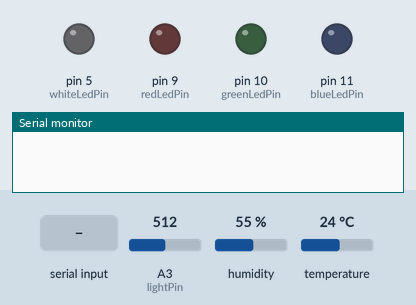
Recording of a sketch running on a simulated Arduino Uno, built with avr-gcc and run on an emulated ATmega328P. Shown: output pins drawn as LEDs (lit = HIGH), the last lines printed to the serial monitor. Inputs (shaded band) come from the test bench; at power-on: A3 (lightPin) = 512, humidity 55 %, temperature 24 °C.

Above: at 1.2 s.
1.3 s: "RED_LED:1\n" received over Serial
At 2.6 s:
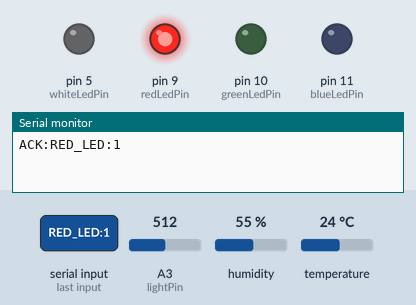
2.9 s: "WHITE_LED:1\n" received over Serial
At 3.7 s:
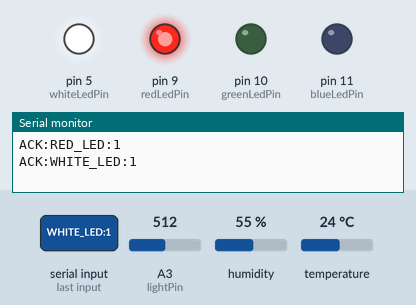
4.5 s: "GREEN_LED:1\n" received over Serial
At 5.8 s:
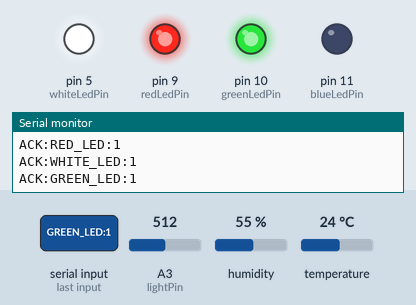
6.1 s: "BLUE_LED:1\n" received over Serial
At 6.8 s:
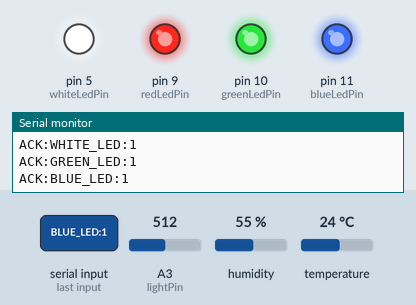
7.7 s: "RED_LED:0\n" received over Serial
At 8.7 s:
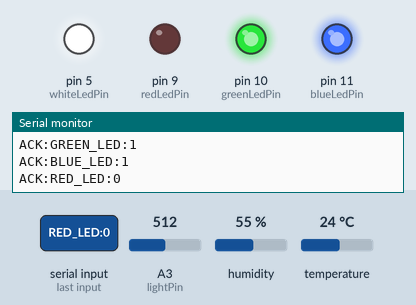
9.3 s: "WHITE_LED:0\n" received over Serial
At 9.7 s:
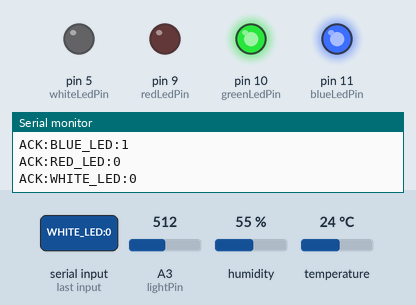
Timing chart, 0 to 11.9 s (numbered marks = the images above; inputs shaded):
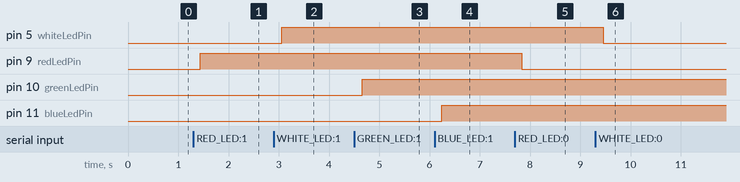

Measured:
- after the input at 1.3 s, pin 9 (redLedPin): LOW → HIGH after 0.13 s
- after the input at 2.9 s, pin 5 (whiteLedPin): LOW → HIGH after 0.16 s
- after the input at 4.5 s, pin 10 (greenLedPin): LOW → HIGH after 0.16 s
- after the input at 6.1 s, pin 11 (blueLedPin): LOW → HIGH after 0.15 s
- after the input at 7.7 s, pin 9 (redLedPin): HIGH → LOW after 0.13 s
- after the input at 9.3 s, pin 5 (whiteLedPin): HIGH → LOW after 0.16 s

The sketch:

Smart_Home.ino
```cpp
// 引入SoftwareSerial库，用于创建软串口通信
#include <SoftwareSerial.h>
#include <dht11.h>

//创建DHT11对象
dht11 DHT;
#define DHT11_PIN 3  //定义DHT11为数子口3

// 创建软串口对象，使用A5作为RX引脚接收数据，A4作为TX引脚发送数据
SoftwareSerial mySerial(A5, A4);

// 定义变量用于存储从语音模块接收到的控制码
volatile int Voice_Control = 0;  // 初始化为0，确保首次判断时不触发任何指令

// 用于存储从串口接收到的控制指令字符串
String WiFi_Control = "";

// 定义连接的引脚号
int redLedPin = 9;
int greenLedPin = 10;
int blueLedPin = 11;
int whiteLedPin = 5;
int lightPin = A3;

/*
 函数功能：通过串口发送具有固定帧格式的数据包
 数据包格式：帧头(0xAA 0x55) + 消息号数据 + 数据1 + 数据2 + 帧尾(0x55 0xAA)

 输入参数说明：
  ---Message_Number ：消息号，用于标识命令类型   <必需填写>
  ---data1 ：第一个数据参数  <如果没有数据就输入0>
  ---data2 ：第二个数据参数  <如果没有数据就输入0>
 */
void Uart_SendCmd(int Message_Number, int data1, int data2) {
  // 发送帧头：固定字节0xAA和0x55，用于标识数据包的开始
  mySerial.write(0XAA);
  mySerial.write(0X55);

  // 发送消息号，标识具体的命令类型
  mySerial.write(Message_Number);

  // 发送两个数据参数
  mySerial.write(data1);
  mySerial.write(data2);

  // 发送帧尾：固定字节0x55和0xAA，用于标识数据包的结束
  mySerial.write(0X55);
  mySerial.write(0XAA);
}

void dht11_chk() {
  int chk;
  chk = DHT.read(DHT11_PIN);  // READ DATA
  switch (chk) {
    case DHTLIB_OK:
      break;
    case DHTLIB_ERROR_CHECKSUM:  //校检和错误返回
      break;
    case DHTLIB_ERROR_TIMEOUT:  //超时错误返回
      break;
    default:
      break;
  }
}

void setup() {
  // 初始化串口通信，波特率设置为750（注意：非标准波特率，需确保通信双方一致）
  Serial.begin(750);
  // 初始化软串口，用于与语音模块通信，波特率9600
  mySerial.begin(9600);

  // 将引脚设置为输入模式
  pinMode(DHT11_PIN, INPUT);
  pinMode(lightPin, INPUT);
  // 将LED引脚设置为输出模式
  pinMode(redLedPin, OUTPUT);
  pinMode(greenLedPin, OUTPUT);
  pinMode(blueLedPin, OUTPUT);
  pinMode(whiteLedPin, OUTPUT);
}

void loop() {
  //检查DHT11数据是否正常
  dht11_chk();
  //读取传感器数据
  int TempValue = DHT.temperature;
  int HumValue = DHT.humidity;
  int LightValue = analogRead(lightPin);

  // 检查串口是否有数据可读
  if (Serial.available()) {
    // 读取直到换行符('\n')的数据，并转换为String类型
    WiFi_Control = Serial.readStringUntil('\n');

    // 去除字符串首尾的空白字符（如回车、空格等）
    WiFi_Control.trim();
    //发送传感器数据到ESP01-S模块，给网页显示
    if (WiFi_Control == "SENSOR_READ") {
      Serial.println("LIGHT:" + String(LightValue));
      Serial.println("TEMP:" + String(TempValue));
      Serial.println("HUM:" + String(HumValue));
    }
  }
  // 持续检查软串口是否有来自语音模块的数据
  while (mySerial.available()) {
    // 读取一个字节的数据
    Voice_Control = mySerial.read();

    // 将接收到的数据通过硬件串口输出，便于调试和监控
    Serial.println(Voice_Control);
  }

  if (Voice_Control == 1 || WiFi_Control == "RED_LED:1") {
    digitalWrite(redLedPin, HIGH);
    Serial.println("ACK:RED_LED:1");

  } else if (Voice_Control == 2 || WiFi_Control == "RED_LED:0") {
    digitalWrite(redLedPin, LOW);
    Serial.println("ACK:RED_LED:0");

  } else if (Voice_Control == 3 || WiFi_Control == "WHITE_LED:1") {
    digitalWrite(whiteLedPin, HIGH);
    Serial.println("ACK:WHITE_LED:1");

  } else if (Voice_Control == 4 || WiFi_Control == "WHITE_LED:0") {
    digitalWrite(whiteLedPin, LOW);
    Serial.println("ACK:WHITE_LED:0");

  } else if (Voice_Control == 5 || WiFi_Control == "GREEN_LED:1") {
    digitalWrite(greenLedPin, HIGH);
    Serial.println("ACK:GREEN_LED:1");

  } else if (Voice_Control == 6 || WiFi_Control == "GREEN_LED:0") {
    digitalWrite(greenLedPin, LOW);
    Serial.println("ACK:GREEN_LED:0");

  } else if (Voice_Control == 7 || WiFi_Control == "BLUE_LED:1") {
    digitalWrite(blueLedPin, HIGH);
    Serial.println("ACK:BLUE_LED:1");

  } else if (Voice_Control == 8 || WiFi_Control == "BLUE_LED:0") {
    digitalWrite(blueLedPin, LOW);
    Serial.println("ACK:BLUE_LED:0");

  } else if (Voice_Control == 25) {
    // 指令码为25时发送消息号2，data1为温度值，data2为0
    Uart_SendCmd(2, TempValue, 0);

  } else if (Voice_Control == 26) {
    // 指令码为26时发送消息号3，data1为湿度值，data2为0
    Uart_SendCmd(3, HumValue, 0);

  } else if (Voice_Control == 24) {
    Uart_SendCmd(1, map(LightValue, 0, 1023, 0, 100), 0);
  }
  // 清除指令字符串，避免重复执行
  WiFi_Control = "";
  Voice_Control = 0;
}
```
